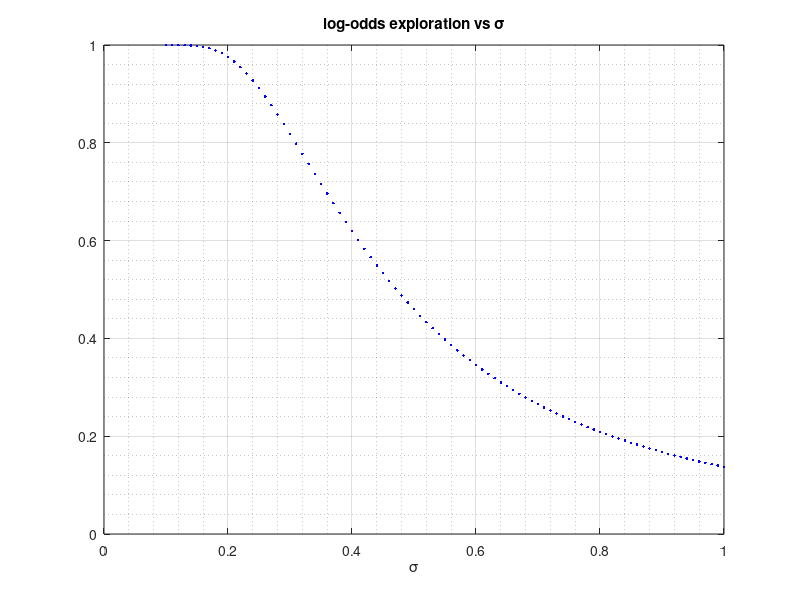
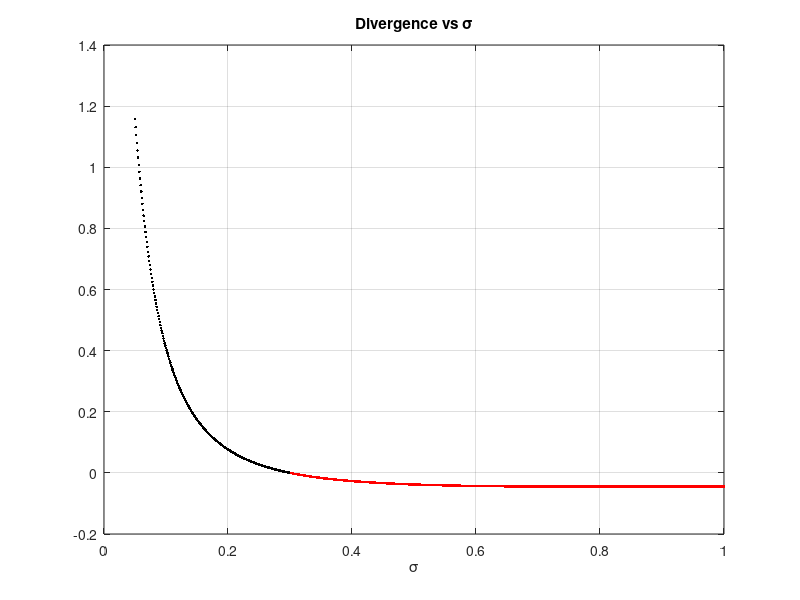

Reproduce these figures in MATLAB, in order.
x=-5:0.1:5;
N=length(x);
b=-0.717;
a=-0.416;
y=zeros(1,N);
for i=1:N
    if x(i)>0
         y(i)=1-(1/2)*exp(b*x(i)+a*x(i)^2);
    else
        k=-x(i);
        y(i)=(1/2)*exp(b*k+a*k^2);
    end
end

plot(x,y,'.')

%%
b=-0.717;a=-0.416;

step=0.1;
s=step/2:0.001:1;

sb=0.3;

x=step./(2*sb);
beta=1-exp(b*x+a*x.^2);
l_beta=log(beta/(1-beta));

x=step./(2*s);
ek=1-exp(b*x+a*x.^2);
l_ek=log(ek./(1-ek));

figure(1)
plot(s,l_ek,'b.',s,l_beta,'r.')
xlabel('\sigma')
title('log-odds exploration vs \sigma')
grid on

D=ek.*log(ek./beta);
figure(2)
plot(s(D>0),D(D>0),'.k',s(D<0),D(D<0),'.r')
title('Divergence vs \sigma')
xlabel('\sigma')
grid on
%%
b=-0.717;a=-0.416;

step=1;
aa=1e-1;
sigma=aa:aa/10:aa*10;
% s=step/2:step/10:step*2;

x=step./(2*sigma);
ek=1-exp(b*x+a*x.^2);
l_ek=log(ek./(1-ek));

figure(1)
plot(sigma,ek.^2,'b.')%,s,l_beta,'r.')
xlabel('\sigma');grid on;grid minor
title('log-odds exploration vs \sigma')






